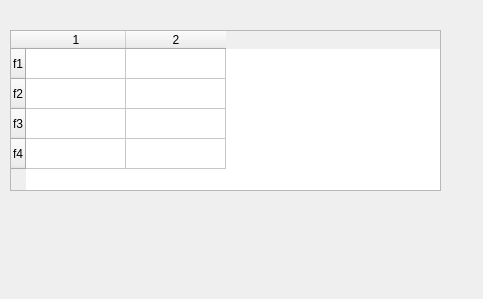
<?xml version="1.0" encoding="UTF-8"?>
<ui version="4.0">
 <class>Dialog</class>
 <widget class="QDialog" name="Dialog">
  <property name="geometry">
   <rect>
    <x>0</x>
    <y>0</y>
    <width>483</width>
    <height>299</height>
   </rect>
  </property>
  <property name="windowTitle">
   <string>Dialog</string>
  </property>
  <widget class="QTableWidget" name="tableWidget">
   <property name="geometry">
    <rect>
     <x>10</x>
     <y>30</y>
     <width>431</width>
     <height>161</height>
    </rect>
   </property>
   <row>
    <property name="text">
     <string>f1</string>
    </property>
   </row>
   <row>
    <property name="text">
     <string>f2</string>
    </property>
   </row>
   <row>
    <property name="text">
     <string>f3</string>
    </property>
   </row>
   <row>
    <property name="text">
     <string>f4</string>
    </property>
   </row>
   <column>
    <property name="text">
     <string>1</string>
    </property>
   </column>
   <column>
    <property name="text">
     <string>2</string>
    </property>
   </column>
  </widget>
 </widget>
 <resources/>
 <connections/>
</ui>
